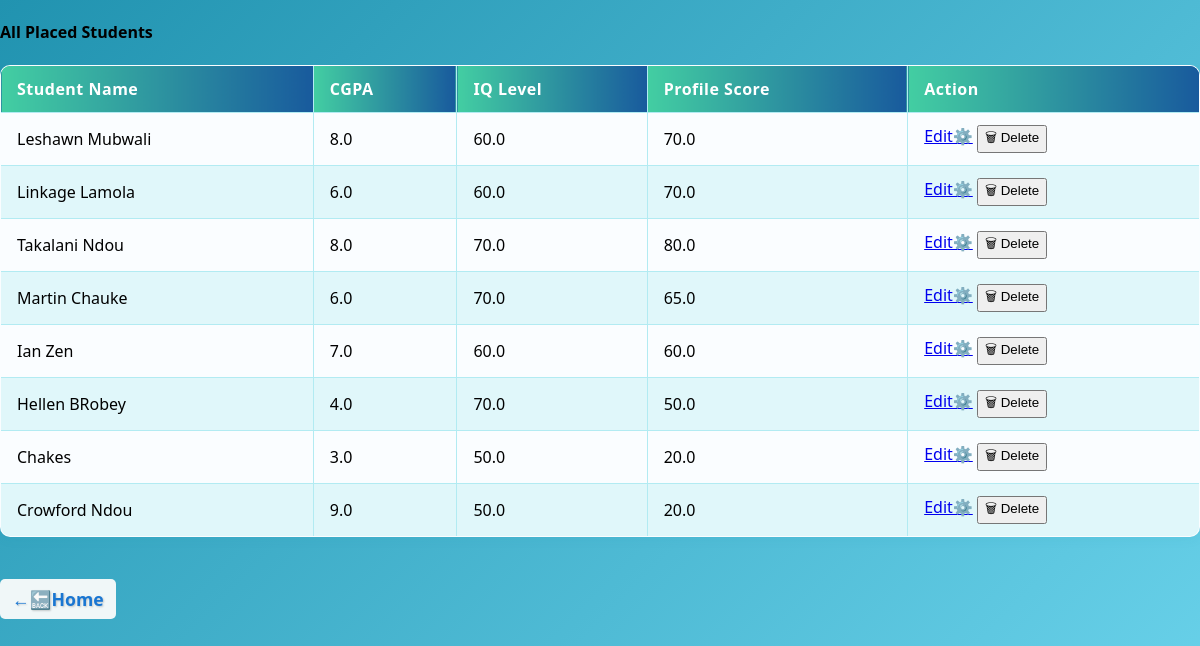
/my_placed_students (signed in), run on an earlier commit of the app's database.
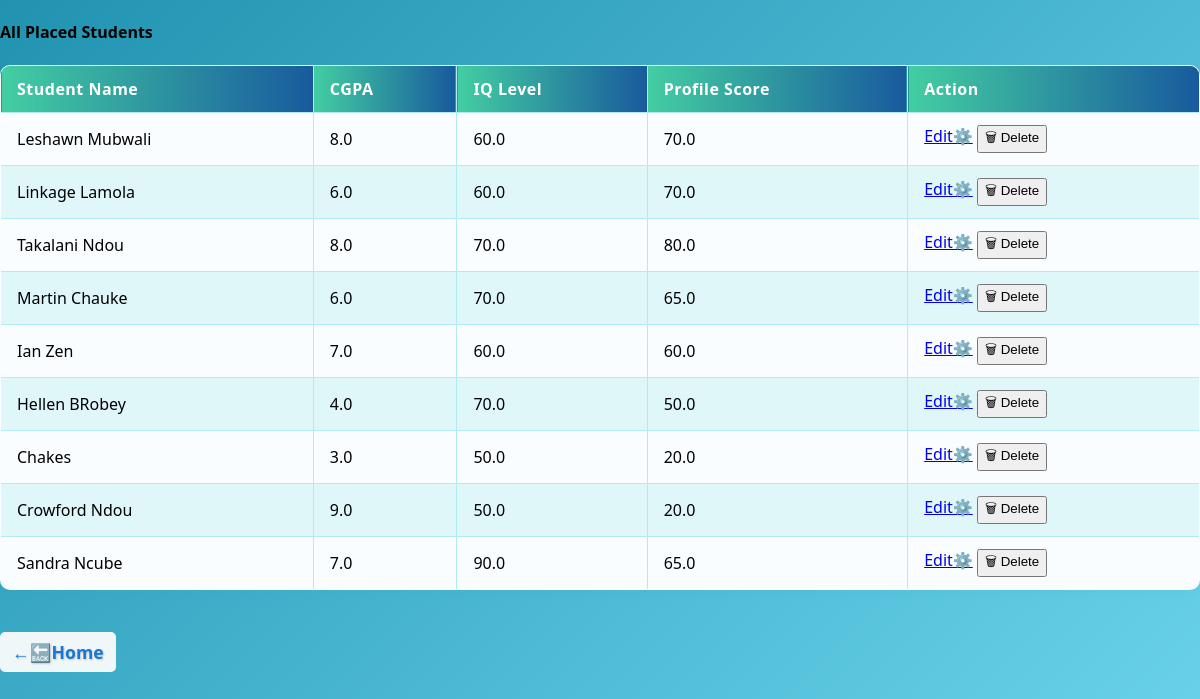
And on a later commit of the database.
### tables this page shows
CREATE TABLE placed_students(
        Id INTEGER PRIMARY KEY AUTOINCREMENT,
        User_id INTEGER,
        Student_name TEXT NOT NULL,
        CGPA REAL,
        IQ_level REAL,
        Profile_score REAL,
        FOREIGN KEY(User_id) REFERENCES users(id)
    );

### app.py (the view)
@app.route("/my_placed_students")
@login_required
def my_placed_students():
    user_id=session.get("user_id")
    conn=get_db_connection()
    placed_students=conn.execute("SELECT * FROM placed_students WHERE User_id=?", (user_id,)).fetchall()
    conn.close()
    return render_template("my_placed_students.html", placed_students=placed_students)

### app.py (called while the page is built)
def get_db_connection():
    conn=sqlite3.connect(DATABASE)
    conn.row_factory=sqlite3.Row
    return conn

def login_required(f):
    @wraps(f)
    def wrapper(*args,**kwargs):
        if "user_id" not in session:
            flash("Please log in to continue.","warning")
            return redirect(url_for("login"))
        return f(*args,**kwargs)
    return wrapper

### templates/my_placed_students.html (shortened to what this page needs)
<!DOCTYPE html>
<html>
<head>
</head>
<body>
    {% if placed_students %}
<h4 class="mt-5 mb-3">All Placed Students</h4>
<div style="overflow-x:auto;">
  <table class="table" border="1" cellpadding="8" style="width:100%;background:#fafdff">
    <thead>
      <tr style="background: linear-gradient(90deg,#43cea2 0%, #185a9d 100%); color:#fff;">
        <th>Student Name</th>
        <th>CGPA</th>
        <th>IQ Level</th>
        <th>Profile Score</th>
        <th>Action</th>
      </tr>
    </thead>
    <tbody>
      {% for student in placed_students %}
      <tr>
        <td>{{ student.Student_name }}</td>
        <td>{{ student.CGPA }}</td>
        <td>{{ student.IQ_level }}</td>
        <td>{{ student.Profile_score }}</td>
        <td>
           <a href="{{ url_for('edit_student', student_id=student.Id) }}">Edit⚙️</a>
           <form action="{{ url_for('delete_student', student_id=student.Id) }}" method="post" style="display:inline;">
           <button type="submit" onclick="return confirm('Are you sure you want to delete this student?');">🗑 Delete</button>
           </form>
        </td>
      </tr>
      {% endfor %}
    </tbody>
  </table>
  <a style="margin-top: 20px; display: inline-block; background-color: #f0f7f8; text-shadow: 1px 1px 2px rgba(0,0,0,0.2);
  border-radius: 5px; padding: 8px 12px;" href="{{ url_for('home')}}" class="back-link" >&larr;🔙Home</a>
</div>
{% else %}
  <p class="mt-5">No students placed yet!</p>
{% endif %}
</body>
</html>

### templates/my_placed_students.html (style rules this page uses)
body { font-family: 'Segoe UI', Arial, sans-serif; margin: 0; padding: 0; background: linear-gradient(135deg, #2193b0 0%, #6dd5ed 100%); min-height: 100vh; }
table { border-collapse: collapse; width: 100%; background: #fafdff; margin-bottom: 22px; border-radius: 10px; overflow: hidden; box-shadow: 0 2px 12px rgba(33,147,176,0.07); }
th, td { border: 1px solid #b2ebf2; padding: 12px 16px; text-align: left; }
th { background: linear-gradient(90deg, #43cea2 0%, #185a9d 100%); color: #fff; font-weight: 600; letter-spacing: 0.5px; }
tr:nth-child(even) { background: #e0f7fa; }
.back-link { text-decoration: none; color: #1976d2; font-weight: bold; font-size: 1.1em; margin-top: 10px; display: inline-block; }

What changed in the data, as far as the page shows it:
added placed_students: Student_name "Sandra Ncube", CGPA "7.0", IQ_level "90.0", Profile_score "65.0"
